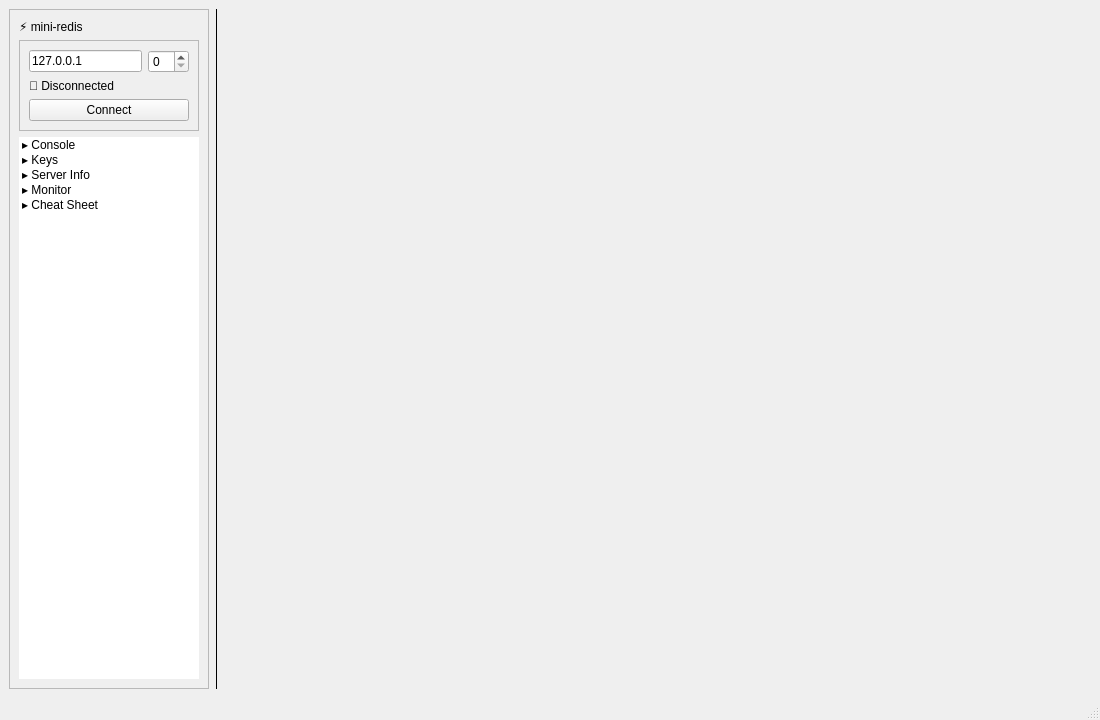
<?xml version="1.0" encoding="UTF-8"?>
<ui version="4.0">
 <class>MainWindow</class>
 <widget class="QMainWindow" name="MainWindow">
  <property name="geometry">
   <rect>
    <x>0</x>
    <y>0</y>
    <width>1100</width>
    <height>720</height>
   </rect>
  </property>
  <property name="minimumSize">
   <size>
    <width>800</width>
    <height>500</height>
   </size>
  </property>
  <property name="windowTitle">
   <string>mini-redis Manager</string>
  </property>
  <widget class="QWidget" name="centralwidget">
   <layout class="QHBoxLayout" name="mainLayout" stretch="0,0,1">
    <property name="leftMargin">0</property>
    <property name="topMargin">0</property>
    <property name="rightMargin">0</property>
    <property name="bottomMargin">0</property>
    <property name="spacing">0</property>
    <item>
     <widget class="QFrame" name="sidebar">
      <property name="minimumSize">
       <size>
        <width>200</width>
        <height>0</height>
       </size>
      </property>
      <property name="maximumSize">
       <size>
        <width>200</width>
        <height>16777215</height>
       </size>
      </property>
      <property name="frameShape">
       <enum>QFrame::StyledPanel</enum>
      </property>
      <property name="frameShadow">
       <enum>QFrame::Raised</enum>
      </property>
      <layout class="QVBoxLayout" name="sidebarLayout">
       <property name="leftMargin">8</property>
       <property name="topMargin">12</property>
       <property name="rightMargin">8</property>
       <property name="bottomMargin">12</property>
       <property name="spacing">8</property>
       <item>
        <widget class="QLabel" name="logoLabel">
         <property name="text">
          <string>⚡ mini-redis</string>
         </property>
        </widget>
       </item>
       <item>
        <widget class="QFrame" name="connFrame">
         <property name="frameShape">
          <enum>QFrame::StyledPanel</enum>
         </property>
         <property name="frameShadow">
          <enum>QFrame::Raised</enum>
         </property>
         <layout class="QVBoxLayout" name="connLayout">
          <property name="leftMargin">0</property>
          <property name="topMargin">4</property>
          <property name="rightMargin">0</property>
          <property name="bottomMargin">4</property>
          <property name="spacing">4</property>
          <item>
           <layout class="QHBoxLayout" name="hostPortLayout">
            <item>
             <widget class="QLineEdit" name="m_hostEdit">
              <property name="text">
               <string>127.0.0.1</string>
              </property>
              <property name="placeholderText">
               <string>Host</string>
              </property>
             </widget>
            </item>
            <item>
             <widget class="QSpinBox" name="m_portSpin">
              <property name="minimum">1</property>
              <property name="maximum">65535</property>
              <property name="value">6379</property>
             </widget>
            </item>
           </layout>
          </item>
          <item>
           <widget class="QLabel" name="m_statusLabel">
            <property name="text">
             <string>🔴 Disconnected</string>
            </property>
           </widget>
          </item>
          <item>
           <widget class="QPushButton" name="m_connectBtn">
            <property name="text">
             <string>Connect</string>
            </property>
           </widget>
          </item>
         </layout>
        </widget>
       </item>
       <item>
        <widget class="QListWidget" name="m_navList">
         <property name="frameShape">
          <enum>QFrame::NoFrame</enum>
         </property>
         <property name="iconSize">
          <size>
           <width>20</width>
           <height>20</height>
          </size>
         </property>
         <item>
          <property name="text">
           <string>▸ Console</string>
          </property>
         </item>
         <item>
          <property name="text">
           <string>▸ Keys</string>
          </property>
         </item>
         <item>
          <property name="text">
           <string>▸ Server Info</string>
          </property>
         </item>
         <item>
          <property name="text">
           <string>▸ Monitor</string>
          </property>
         </item>
         <item>
          <property name="text">
           <string>▸ Cheat Sheet</string>
          </property>
         </item>
        </widget>
       </item>
      </layout>
     </widget>
    </item>
    <item>
     <widget class="QFrame" name="separator">
      <property name="frameShape">
       <enum>QFrame::VLine</enum>
      </property>
     </widget>
    </item>
    <item>
     <widget class="QStackedWidget" name="m_stackedWidget">
      <property name="currentIndex">0</property>
     </widget>
    </item>
   </layout>
  </widget>
  <widget class="QMenuBar" name="menubar">
   <property name="geometry">
    <rect>
     <x>0</x>
     <y>0</y>
     <width>1100</width>
     <height>21</height>
    </rect>
   </property>
  </widget>
  <widget class="QStatusBar" name="statusbar"/>
 </widget>
 <resources/>
 <connections/>
</ui>
